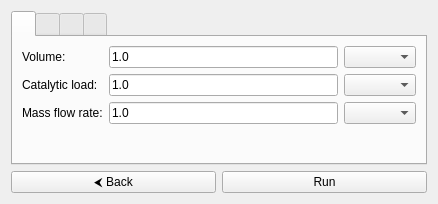
<?xml version="1.0" encoding="UTF-8"?>
<ui version="4.0">
    <class>CstrInputPage</class>
        <widget class="QWidget" name="CstrInputPage">
            <layout class="QVBoxLayout" name="verticalLevel1Layout">
                <item>
                    <widget class="QTabWidget" name="tabWidget">
                        <!-- Tab 1 -->
                        <widget class="QWidget" name="optionsTab">
                            <layout class="QGridLayout" name="optionsLayout">
                                <!-- Row 0-->
                                <item row="0" column="0">
                                    <widget class="QLabel" name="volumeLabel">
                                        <property name="text">
                                            <string>Volume:</string>
                                        </property>
                                    </widget>
                                </item>
                                <item row="0" column="1">
                                    <widget class="QLineEdit" name="volumeEditLine">
                                        <property name="text">
                                            <string>1.0</string>
                                        </property>
                                    </widget>
                                </item>
                                <item row="0" column="2">
                                    <widget class="QComboBox" name="volumeComboBox">
                                    </widget>
                                </item>

                                <!-- Row 1-->
                                <item row="1" column="0">
                                    <widget class="QLabel" name="alfaLabel">
                                        <property name="text">
                                            <string>Catalytic load:</string>
                                        </property>
                                    </widget>
                                </item>
                                <item row="1" column="1">
                                    <widget class="QLineEdit" name="alfaEditLine">
                                        <property name="text">
                                            <string>1.0</string>
                                        </property>
                                    </widget>
                                </item>
                                <item row="1" column="2">
                                    <widget class="QComboBox" name="alfaComboBox">
                                    </widget>
                                </item>


                                <!-- Row 2-->
                                <item row="2" column="0">
                                    <widget class="QLabel" name="qLabel">
                                        <property name="text">
                                            <string>Mass flow rate:</string>
                                        </property>
                                    </widget>
                                </item>
                                <item row="2" column="1">
                                    <widget class="QLineEdit" name="qEditLine">
                                        <property name="text">
                                            <string>1.0</string>
                                        </property>
                                    </widget>
                                </item>
                                <item row="2" column="2">
                                    <widget class="QComboBox" name="qComboBox">
                                    </widget>
                                </item>

                                <!-- Row 3-->
                                <item row="3" column="0" colspan="3">
                                    <widget class="QLabel" name="dummyLabel">
                                        <property name="text">
                                            <string> </string>
                                        </property>
                                    </widget>
                                </item>
                            </layout>
                        </widget>
                        <!-- Tab 2 -->
                        <widget class="QWidget" name="propertiesTab">
                            <layout class="QGridLayout" name="propertiesLayout">
                                <!-- Row 0 -->
                                <item row="0" column="0" colspan="3">
                                    <widget class="QPushButton" name="udkButton">
                                        <property name="text">
                                            <string>Load ASALI udk</string>
                                        </property>
                                        <property name="toolTip">
                                            <string>Load ASALI user defined kinetic model</string>
                                        </property>
                                    </widget>
                                </item>

                                <!-- Row 1-->
                                <item row="1" column="0">
                                    <widget class="QLabel" name="energyLabel">
                                        <property name="text">
                                            <string>Energy balance</string>
                                        </property>
                                    </widget>
                                </item>
                                <item row="1" column="1" colspan="2">
                                    <widget class="QCheckBox" name="energyCheckBox">
                                        <property name="toolTip">
                                            <string>Enable/Disable energy balance</string>
                                        </property>
                                    </widget>
                                </item>

                                <!-- Row 2-->
                                <item row="2" column="0">
                                    <widget class="QLabel" name="tmaxLabel">
                                        <property name="text">
                                            <string>Integration time:</string>
                                        </property>
                                    </widget>
                                </item>
                                <item row="2" column="1">
                                    <widget class="QLineEdit" name="tmaxEditLine">
                                        <property name="text">
                                            <string>1.0</string>
                                        </property>
                                    </widget>
                                </item>
                                <item row="2" column="2">
                                    <widget class="QComboBox" name="tmaxComboBox">
                                    </widget>
                                </item>

                                <!-- Row 3-->
                                <item row="3" column="0">
                                    <widget class="QLabel" name="tstepLabel">
                                        <property name="text">
                                            <string>Integration time step:</string>
                                        </property>
                                    </widget>
                                </item>
                                <item row="3" column="1">
                                    <widget class="QLineEdit" name="tstepEditLine">
                                        <property name="text">
                                            <string>1.0</string>
                                        </property>
                                    </widget>
                                </item>
                                <item row="3" column="2">
                                    <widget class="QComboBox" name="tstepComboBox">
                                    </widget>
                                </item>
                            </layout>
                        </widget>
                        <!-- Tab 3 -->
                        <widget class="QWidget" name="coverageTab">
                            <layout class="QGridLayout" name="coverageLayout">
                                <!-- Row 0 -->
                                <item row="0" column="0">
                                    <layout class="QHBoxLayout" name="horizontalSpecieLayout">
                                        <item>
                                            <widget class="QPushButton" name="addCoverageButton">
                                                <property name="text">
                                                    <string>&#x2B;</string>
                                                </property>
                                                <property name="toolTip">
                                                    <string>Add coverage for input</string>
                                                </property>
                                            </widget>
                                        </item>
                                        <item>
                                            <widget class="QPushButton" name="removeCoverageButton">
                                                <property name="text">
                                                    <string>&#x2D;</string>
                                                </property>
                                                <property name="toolTip">
                                                    <string>Remove coverage for input</string>
                                                </property>
                                            </widget>
                                        </item>
                                    </layout>
                                </item>
                                <item row="0" column="1">
                                    <widget class="QLabel" name="formulaLabel">
                                        <property name="text">
                                            <string>Chemical formula</string>
                                        </property>
                                    </widget>
                                </item>
                                <item row="0" column="2">
                                    <widget class="QLabel" name="compositionLabel">
                                        <property name="text">
                                            <string>Composition</string>
                                        </property>
                                    </widget>
                                </item>
                                
                                
                                <!-- Row 1-->
                                <item row="1" column="0">
                                    <widget class="QLabel">
                                        <property name="text">
                                            <string>Coverage #0</string>
                                        </property>
                                    </widget>
                                </item>
                                <item row="1" column="1">
                                    <widget class="QComboBox" name="nc0">
                                    </widget>
                                </item>
                                <item row="1" column="2">
                                    <widget class="QLineEdit" name="z0">
                                        <property name="text">
                                            <string>0.0</string>
                                        </property>
                                    </widget>
                                </item>


                                <!-- Row 2-->
                                <item row="2" column="0" colspan="3">
                                    <widget class="QLabel" name="dummyLabel">
                                        <property name="text">
                                            <string> </string>
                                        </property>
                                    </widget>
                                </item>

                                <!-- Row 3-->
                                <item row="3" column="0" colspan="3">
                                    <widget class="QLabel" name="dummyLabel">
                                        <property name="text">
                                            <string> </string>
                                        </property>
                                    </widget>
                                </item>


                            </layout>
                        </widget>
                        <!-- Tab 4 -->
                        <widget class="QWidget" name="initialTab">
                            <layout class="QGridLayout" name="initialLayout">
                                <!-- Row 0 -->
                                <item row="0" column="0">
                                    <widget class="QLabel" name="temperatureLabel">
                                        <property name="text">
                                            <string>Temperature:</string>
                                        </property>
                                    </widget>
                                </item>
                                <item row="0" column="1">
                                    <widget class="QLineEdit" name="temperatureEditLine">
                                        <property name="text">
                                            <string>298.15</string>
                                        </property>
                                    </widget>
                                </item>
                                <item row="0" column="2">
                                    <widget class="QComboBox" name="temperatureComboBox">
                                    </widget>
                                </item>

                                <!-- Row 1 -->
                                <item row="1" column="0">
                                    <widget class="QLabel" name="compositionLabel">
                                        <property name="text">
                                            <string>Composition type:</string>
                                        </property>
                                    </widget>
                                </item>
                                <item row="1" column="1" colspan="2">
                                    <widget class="QComboBox" name="compositionComboBox">
                                        <item>
                                            <property name="text">
                                                <string>Mole fraction</string>
                                            </property>
                                        </item>
                                        <item>
                                            <property name="text">
                                                <string>Mass fraction</string>
                                            </property>
                                        </item>
                                    </widget>
                                </item>


                                <!-- Row 2 -->
                                <item row="2" column="0">
                                    <layout class="QHBoxLayout" name="horizontalSpecieLayout">
                                        <item>
                                            <widget class="QPushButton" name="addSpecieButton">
                                                <property name="text">
                                                    <string>&#x2B;</string>
                                                </property>
                                                <property name="toolTip">
                                                    <string>Add specie for input</string>
                                                </property>
                                            </widget>
                                        </item>
                                        <item>
                                            <widget class="QPushButton" name="removeSpecieButton">
                                                <property name="text">
                                                    <string>&#x2D;</string>
                                                </property>
                                                <property name="toolTip">
                                                    <string>Remove specie for input</string>
                                                </property>
                                            </widget>
                                        </item>
                                    </layout>
                                </item>
                                <item row="2" column="1">
                                    <widget class="QLabel" name="formulaLabel">
                                        <property name="text">
                                            <string>Chemical formula</string>
                                        </property>
                                    </widget>
                                </item>
                                <item row="2" column="2">
                                    <widget class="QLabel" name="compositionLabel">
                                        <property name="text">
                                            <string>Composition</string>
                                        </property>
                                    </widget>
                                </item>


                                <!-- Row 3 -->
                                <item row="3" column="0">
                                    <widget class="QLabel">
                                        <property name="text">
                                            <string>Specie #0</string>
                                        </property>
                                    </widget>
                                </item>
                                <item row="3" column="1">
                                    <widget class="QComboBox" name="n0">
                                    </widget>
                                </item>
                                <item row="3" column="2">
                                    <widget class="QLineEdit" name="x0">
                                        <property name="text">
                                            <string>1.0</string>
                                        </property>
                                    </widget>
                                </item>
                            </layout>
                        </widget>
                    </widget>
                </item>
                <item>
                    <layout class="QHBoxLayout" name="buttonsLayout">
                        <item>
                            <widget class="QPushButton" name="backButton">
                                <property name="text">
                                    <string>&#x2B9C; Back</string>
                                </property>
                                <property name="toolTip">
                                    <string>Go back to calculation input page</string>
                                </property>
                            </widget>
                        </item>
                        <item>
                            <widget class="QPushButton" name="runButton">
                                <property name="text">
                                    <string>Run</string>
                                </property>
                                <property name="toolTip">
                                    <string>Run the reactor model</string>
                                </property>
                            </widget>
                        </item>
                    </layout>
                </item>
            </layout>
        </widget>
</ui>
